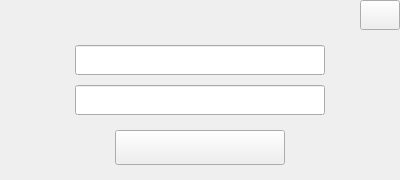
<?xml version="1.0" encoding="UTF-8"?>
<ui version="4.0">
 <class>createTable</class>
 <widget class="QWidget" name="createTable">
  <property name="geometry">
   <rect>
    <x>0</x>
    <y>0</y>
    <width>400</width>
    <height>180</height>
   </rect>
  </property>
  <property name="windowTitle">
   <string>Form</string>
  </property>
  <widget class="QPushButton" name="closeBut">
   <property name="geometry">
    <rect>
     <x>360</x>
     <y>0</y>
     <width>40</width>
     <height>30</height>
    </rect>
   </property>
   <property name="styleSheet">
    <string notr="true">QPushButton{border-image:url(:/createDB/png/resources/closePNG.png);}</string>
   </property>
   <property name="text">
    <string/>
   </property>
  </widget>
  <widget class="QLineEdit" name="dbName">
   <property name="geometry">
    <rect>
     <x>75</x>
     <y>45</y>
     <width>250</width>
     <height>30</height>
    </rect>
   </property>
  </widget>
  <widget class="QLineEdit" name="tableName">
   <property name="geometry">
    <rect>
     <x>75</x>
     <y>85</y>
     <width>250</width>
     <height>30</height>
    </rect>
   </property>
  </widget>
  <widget class="QPushButton" name="pushButton">
   <property name="geometry">
    <rect>
     <x>115</x>
     <y>130</y>
     <width>170</width>
     <height>35</height>
    </rect>
   </property>
   <property name="styleSheet">
    <string notr="true">QPushButton{border-image:url(:/createtable/jpg/resources/createTable.jpg)}
QPushButton:pressed{border-image: url(:/createtable/jpg/resources/createTable_pressed.jpg)} </string>
   </property>
   <property name="text">
    <string/>
   </property>
  </widget>
 </widget>
 <resources/>
 <connections/>
</ui>
